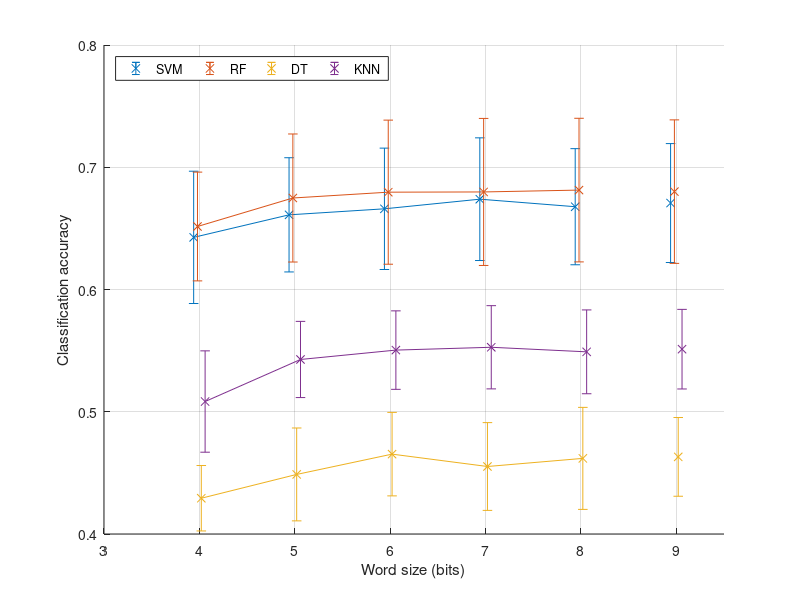

The MATLAB source for this figure: (Note: this script raises an error after producing the figure.)
clear all, close all, clc;

real_fps = {'2', '4.1', '6.1', '7.7', '9.5', '21', '85'};
fps_lgd = cell(1, length(real_fps));
for ind_lgd = 1:length(real_fps)
    fps_lgd{ind_lgd} = ['fps: ' real_fps{ind_lgd}];
end

%% Bitrate
% fig = openfig('report/figures/bitrate_fps_mel_8.fig');
% figure(fig);
% ax = gca;
% ax.XTickLabels = real_fps;
% xlabel('Frames per second'), ylabel('Output bitrate (kbit/s)'), grid on;
% for ind_ylbl = 1:length(ax.YTickLabels)
%     ax.YTickLabels{ind_ylbl} = num2str(str2double(ax.YTickLabels{ind_ylbl})/1000);
% end
% legend('Location', 'northwest');
% print(fig, '-dpdf', 'report/figures/processed/bitrate_fps_mel.pdf');
% close all;

%% KNN accuracy
% fig = openfig('report/figures/knn_fps_mel_8.fig');
% figure(fig);
% ax = gca;
% ax.XTickLabels = real_fps;
% xlabel('Frames per second'), ylabel('KNN-5 accuracy'), grid on;
% load('report/tables/knn_base.mat');
% hold on, errorbar(7.15, data.meanData, data.stdData, 'LineWidth', 2, 'color', 'black', 'marker', 'x')
% legend({'mel: 10', 'mel: 20', 'mel: 30', 'mel: 40', 'baseline'}, 'Location', 'southeast');
% print(fig, '-dpdf', 'report/figures/processed/knn_fps_mel.pdf');
% close all;

%% CSII
% fig = openfig('report/figures/csii_fps_mel_8.fig');
% figure(fig);
% xlabel('Mel bands'), ylabel('CSII indicator'), grid on;
%load('report/tables/csii_base.mat');
%hold on, plot(4, data.meanData, 'LineWidth', 2, 'color', 'black', 'marker', 'x')
%legend([fps_lgd {'baseline'}], 'Location', 'northwest');
%axis([0.5 4.5 0.3 0.65]);
% print(fig, '-dpdf', 'report/figures/processed/csii_fps_mel.pdf');
% close all;

%% Error
% load('report/figures/tob_error.mat');
% data_tob = data;
% load('report/figures/mel_error_mel40_avg0_qall.mat');
% data_mel = data;
% clear data;
% 
% figure(1), clf, errorbar(3.98:7.98, data_tob.meanData, data_tob.stdData, '-x')
% hold on,
% errorbar(4.02:8.02, data_mel.meanData, data_mel.stdData, '-x')
% grid on, legend('Third-octave bands', 'Mel bands'), axis([3.5 8.5 0 5.5])
% xlabel('Word size (bits)'), ylabel('Measurement error (dB)')

%% Bitrate_q
% load('report/figures/tob_bitrate.mat');
% data_tob = data;
% load('report/figures/mel_bitrate_mel40_avg8_qall.mat');
% data_mel40 = data;
% load('report/figures/mel_bitrate_mel30_avg8_qall.mat');
% data_mel30 = data;
% 
% clear data;
% 
% figure(1), clf, errorbar(3.96:7.96, data_tob.meanData, data_tob.stdData, '-x')
% hold on,
% errorbar(4:8, data_mel30.meanData, data_mel30.stdData, '-x'),
% errorbar(4.04:8.04, data_mel40.meanData, data_mel40.stdData, '-x'),
% grid on, legend('Third-octave bands', 'Mel bands (30)', 'Mel bands (40)', 'Location', 'Northwest')
% xlabel('Word size (bits)'), ylabel('Output bitrate (bits/s)')

%% Bitrate_mel_avg
% load('report/figures/mel_bitrate_melall_avgall_q8.mat');
% 
% fps_axis = [2, 4.1, 6.1, 7.7, 9.5, 21, 85];
% data.meanData = data.meanData;
% figure(1), clf, 
% errorbar(fps_axis(1:5), data.meanData(1, 1:5), data.stdData(1, 1:5))
% hold on,
% errorbar(fps_axis(1:5), data.meanData(2, 1:5), data.stdData(2, 1:5))
% errorbar(fps_axis(1:5), data.meanData(3, 1:5), data.stdData(3, 1:5))
% errorbar(fps_axis(1:5), data.meanData(4, 1:5), data.stdData(4, 1:5))
% % errorbar(fps_axis, data.meanData(1, :), data.stdData(1, :))
% % hold on,
% % errorbar(fps_axis, data.meanData(2, :), data.stdData(2, :))
% % errorbar(fps_axis, data.meanData(3, :), data.stdData(3, :))
% % errorbar(fps_axis, data.meanData(4, :), data.stdData(4, :))
% grid on, legend('Mel bands (10)', 'Mel bands (20)', 'Mel bands (30)', 'Mel bands (40)', 'Location', 'Northwest')
% xlabel('Transmitted frame rate (frames/s)'), ylabel('Output bitrate (bits/s)')
% 

%% Intel
% load('report/figures/mel_csii_melall_avgall_q8.mat');
% data_csii = data;
% load('report/figures/mel_fwSNRseg_melall_avgall_q8.mat');
% data_fwSNRseg = data;
% clear data;
% 
% figure(1), clf
% errorbar(7:10:37, data_csii.meanData(1, :), data_csii.stdData(1, :))
% hold on,
% errorbar(8:10:38, data_csii.meanData(2, :), data_csii.stdData(2, :))
% errorbar(9:10:39, data_csii.meanData(3, :), data_csii.stdData(3, :))
% errorbar(10:10:40, data_csii.meanData(4, :), data_csii.stdData(4, :))
% errorbar(11:10:41, data_csii.meanData(5, :), data_csii.stdData(5, :))
% errorbar(12:10:42, data_csii.meanData(6, :), data_csii.stdData(6, :))
% errorbar(13:10:43, data_csii.meanData(7, :), data_csii.stdData(7, :))
% axis([-10 45 -0.7 -0.1]), grid on, legend(fps_lgd, 'location', 'northwest'), xlabel('Mel bands'); ylabel('CSII')

% load('report/figures/mel_fwSNRseg_melall_avgall_q8.mat');
% data_fwSNRseg = data;
% clear data;
% figure(1), clf
% 
% errorbar(10:10:40, data_fwSNRseg.meanData(1, :), data_fwSNRseg.stdData(1, :))
% hold on,
% errorbar(10:10:40, data_fwSNRseg.meanData(2, :), data_fwSNRseg.stdData(2, :))
% errorbar(10:10:40, data_fwSNRseg.meanData(3, :), data_fwSNRseg.stdData(3, :))
% errorbar(10:10:40, data_fwSNRseg.meanData(4, :), data_fwSNRseg.stdData(4, :))
% errorbar(10:10:40, data_fwSNRseg.meanData(5, :), data_fwSNRseg.stdData(5, :))
% errorbar(10:10:40, data_fwSNRseg.meanData(6, :), data_fwSNRseg.stdData(6, :))
% errorbar(10:10:40, data_fwSNRseg.meanData(7, :), data_fwSNRseg.stdData(7, :))
% axis([-10 45 -15 5]), grid on, legend(fps_lgd, 'location', 'northwest'), xlabel('Mel bands'); ylabel('fwSNRseg (dB)')

%% Mel_class_q
load('report/figures/mel_class_mel40_avg0_qall.mat');
data_qall = data;
load('report/figures/mel_class_mel40_avg0_q0.mat');
figure(1), clf

% errorbar([8.44 8.48 8.52 8.56], data.meanData, data.stdData, 'xk', 'Linewidth', 1.5)
hold on,
errorbar([3.94:7.94 8.44 8.94], [data_qall.meanData(1, :) NaN data.meanData(1)], [data_qall.stdData(1, :) NaN data.stdData(1)], '-x')
errorbar([3.98:7.98 8.48 8.98], [data_qall.meanData(2, :) NaN data.meanData(2)], [data_qall.stdData(2, :) NaN data.stdData(2)], '-x')
errorbar([4.02:8.02 8.52 9.02], [data_qall.meanData(3, :) NaN data.meanData(3)], [data_qall.stdData(3, :) NaN data.stdData(3)], '-x')
errorbar([4.06:8.06 8.56 9.06], [data_qall.meanData(4, :) NaN data.meanData(4)], [data_qall.stdData(4, :) NaN data.stdData(4)], '-x')
axis([3 9.5 0.4 0.8]), grid on, xlabel('Word size (bits)'); ylabel('Classification accuracy'); legend('SVM', 'RF', 'DT', 'KNN', 'location', 'northwest', 'orientation', 'horizontal');
set(gca, 'xticklabels', {'3','4','5','6','7','8','None'})
%% Tob_class_q
% load('report/figures/tob_class.mat');
% data_tob = data;
% 
% hold on,
% errorbar([3.94:7.94], data_tob.meanData(1, 1:end-1) , data_tob.stdData(1, 1:end-1))
% errorbar([3.98:7.98], data_tob.meanData(2, 1:end-1) , data_tob.stdData(2, 1:end-1))
% errorbar([4.02:8.02], data_tob.meanData(3, 1:end-1) , data_tob.stdData(3, 1:end-1))
% errorbar([4.06:8.06], data_tob.meanData(4, 1:end-1) , data_tob.stdData(4, 1:end-1))
% axis([3.5 8.5 0.35 0.75]), grid on, xlabel('Word size (bits)'); ylabel('Classification accuracy'); legend('SVM', 'RF', 'DT', 'KNN', 'location', 'northwest', 'orientation', 'horizontal');


